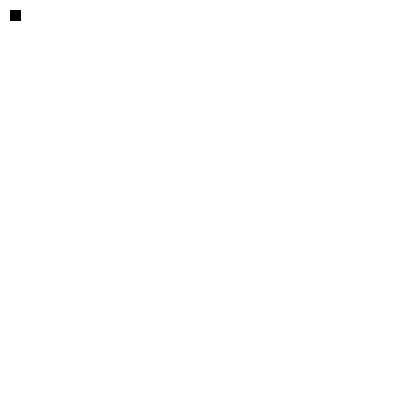
Frame 1 (no input)
Frame 60 (the mouse pressed at the canvas centre just before this capture): identical to frame 1, image omitted
Frame 120 (the mouse held since frame 60 and released just before this capture): identical to frame 1, image omitted

The Processing sketch that drew this single still picture (run headless with seeded random() and noise(); from frame 60 on, the mouse is pressed at the canvas centre):

// Processing sketch: Snake1_pde
// ── Snake1_pde.pde
int width = 10;
int height = 10;
int size = 10;
float snakeX = 10;
float snakeY = 10;
int direction = 0;

void setup() {
  size(400,400);
}

void draw(){
 background(255);
 
 fill(0);
 rect(snakeX,snakeY,10,10);
 }
 
 
